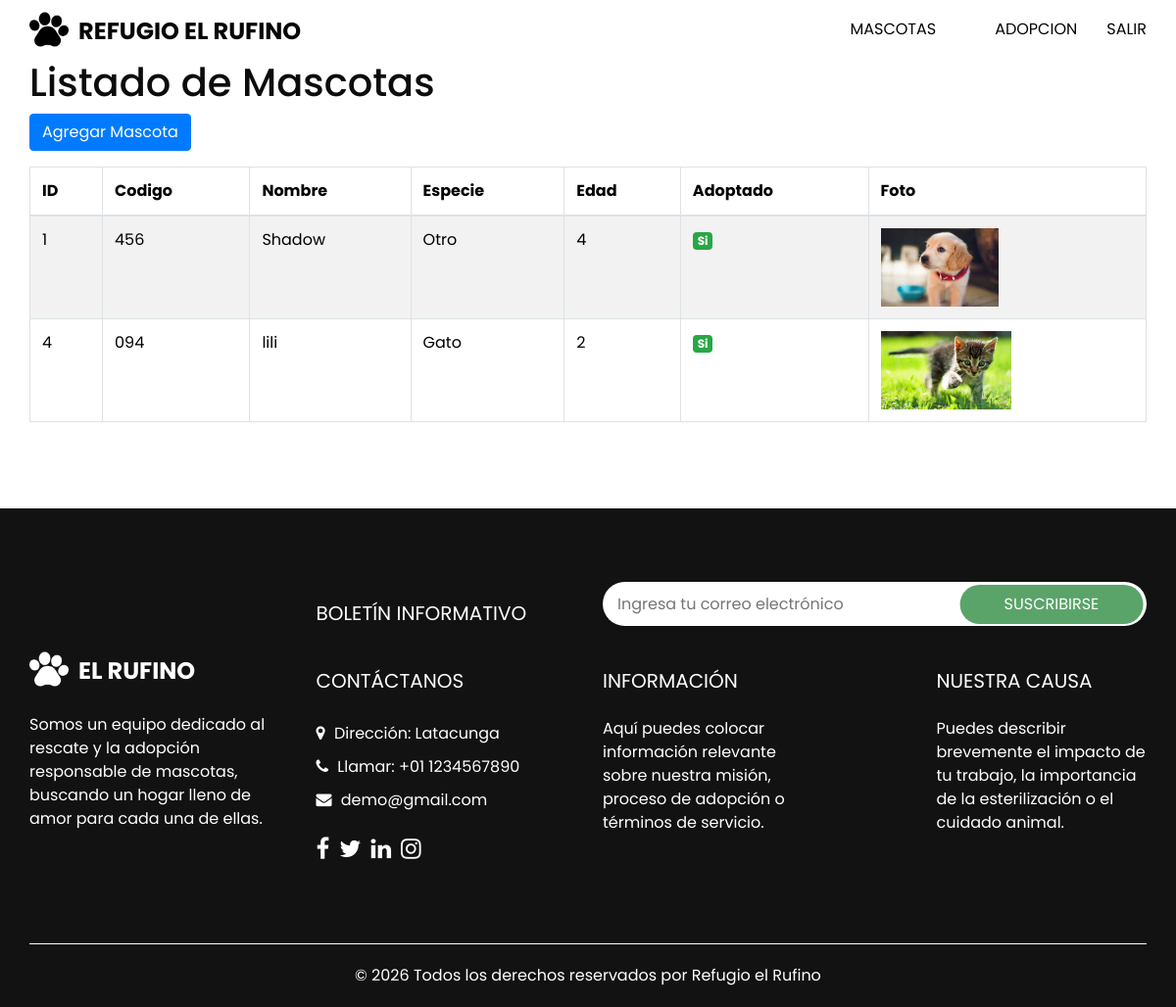
Before: /listaMascotas/ with the older database file.
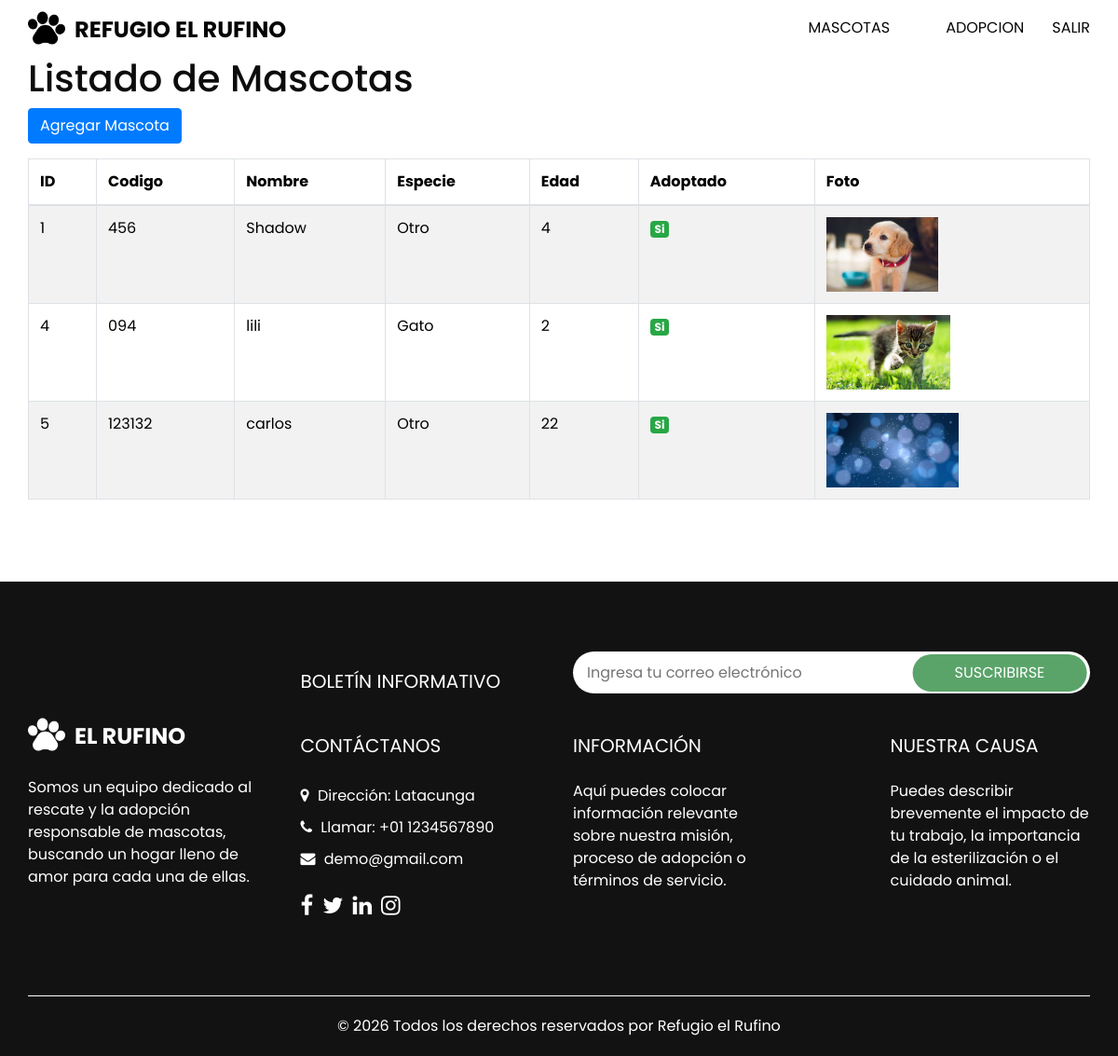
After: the same page with the newer database file.
### Aplicaciones/Mascota/models.py (models this page shows, shortened)
class Mascota(models.Model):
    ESPECIE_CHOICES = [
        ('Perro', 'Perro'),
        ('Gato', 'Gato'),
        ('Otro', 'Otro'),
    ]
    codigo = models.CharField(max_length=50, unique=True)
    nombre = models.CharField(max_length=200)
    especie = models.CharField(max_length=20, choices=ESPECIE_CHOICES)
    edad = models.PositiveIntegerField()
    adoptado = models.BooleanField(default=False)
    imgMascota = models.ImageField(upload_to='imgMascota/', blank=True, null=True)

### Aplicaciones/Mascota/views.py (the view)
# urls.py: path('', views.inicio, name='inicio'),
def inicio(request):
    mascotas = Mascota.objects.all()
    return render(request, 'listaMascotas.html', {'mascotas': mascotas})

### Aplicaciones/Mascota/templates/listaMascotas.html (shortened to what this page needs)
{% extends './plantilla.html' %}
{% block contenido %}
<div class="container">
    <h1>Listado de Mascotas</h1>
    <a href="{% url 'nuevaMascota' %}" class="btn btn-primary mb-3">Agregar Mascota</a>
    <table class="table table-bordered table-striped table-hover" id="tbl_mascotas">
        <thead>
            <tr>
                <th>ID</th>
                <th>Codigo</th>
                <th>Nombre</th>
                <th>Especie</th>
                <th>Edad</th>
                <th>Adoptado</th>
                <th>Foto</th>
            </tr>
        </thead>
        <tbody>
            {% for mascota in mascotas %}
            <tr>
                <td>{{ mascota.id }}</td>
                <td>{{ mascota.codigo }}</td>
                <td>{{ mascota.nombre }}</td>
                <td>{{ mascota.especie }}</td>
                <td>{{ mascota.edad }}</td>
                <td>
                    {% if mascota.adoptado %}
                        <span class="badge bg-success">Si</span>
                    {% else %}
                        <span class="badge bg-warning">Disponible</span>
                    {% endif %}
                </td>
                <td>
                    {% if mascota.imgMascota %}
                        <img src="{{ mascota.imgMascota.url }}" height="80" alt="{{ mascota.nombre }}">
                    {% else %}
                        Ninguna
                    {% endif %}
                </td>
            </tr>
            {% endfor %}
        </tbody>
    </table>
</div>
{% endblock %}

Changed rows visible on the page:
added Mascota: id "5", codigo "123132", nombre "carlos", especie "Otro", edad "22", adoptado "Si", imgMascota (picture)
